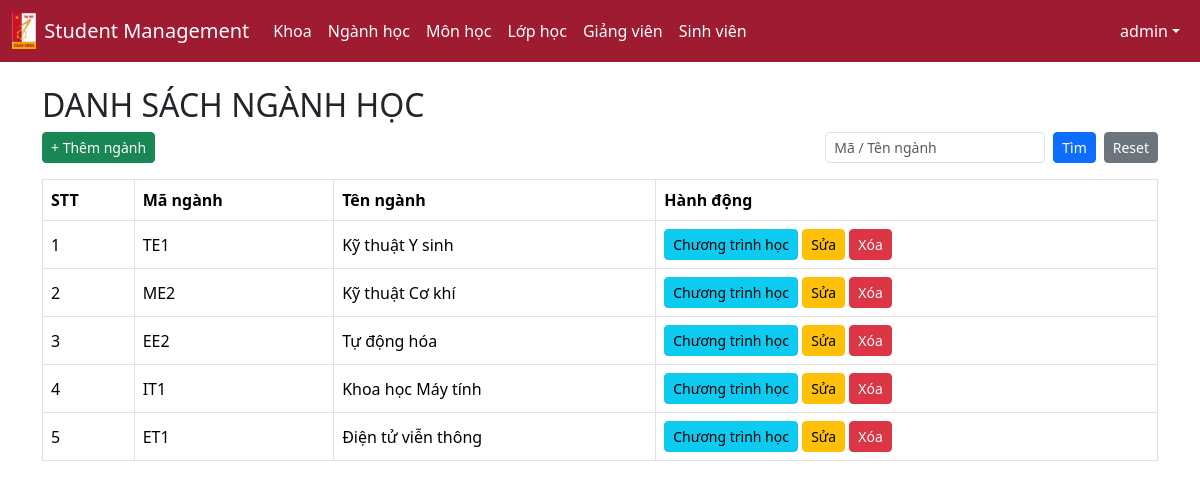
The page /student_management/majors/index.php (signed in) on the database its author committed.
### tables this page shows
CREATE TABLE `majors` (
  `id` int(11) NOT NULL,
  `code` varchar(20) NOT NULL,
  `name` varchar(255) NOT NULL
);

### student_management/majors/index.php (the view, shortened to what this page needs)
<?php
require "../config/db.php";
$keyword = $_GET['keyword'] ?? '';
$sql = "SELECT * FROM majors WHERE 1";
$params = [];
$sql .= " ORDER BY id DESC";
$stmt = $conn->prepare($sql);
$stmt->execute($params);
$majors = $stmt->fetchAll(PDO::FETCH_ASSOC);
?>
<!DOCTYPE html>
<html lang="vi">
<head>
<link href="https://cdn.jsdelivr.net/npm/bootstrap@5.3.2/dist/css/bootstrap.min.css" rel="stylesheet">
</head>
<body>
<?php include "../includes/navbar.php"; ?>
<div class="container mt-4">
<h2>DANH SÁCH NGÀNH HỌC</h2>
<div class="d-flex justify-content-between align-items-center mb-3">
<?php if (isset($_SESSION['role']) && in_array($_SESSION['role'], ['admin', 'staff'])): ?>
<button class="btn btn-success btn-sm" data-bs-toggle="modal" data-bs-target="#addMajorModal">
+ Thêm ngành
</button>
<?php endif; ?>
<form class="d-flex gap-2" method="get">
<input class="form-control form-control-sm"
       name="keyword"
       placeholder="Mã / Tên ngành"
       value="<?= htmlspecialchars($keyword) ?>">
<button class="btn btn-primary btn-sm">Tìm</button>
<a href="index.php" class="btn btn-secondary btn-sm">Reset</a>
</form>
</div>
<table class="table table-bordered table-hover align-middle">
<thead>
<tr>
<th>STT</th>
<th>Mã ngành</th>
<th>Tên ngành</th>
<th>Hành động</th>
</tr>
</thead>
<tbody>
<?php if (!$majors): ?>
<tr>
<td colspan="4" class="text-center text-muted">Chưa có ngành học</td>
</tr>
<?php else: $stt = 1; foreach ($majors as $m): ?>
<tr>
<td><?= $stt++ ?></td>
<td><?= htmlspecialchars($m['code']) ?></td>
<td><?= htmlspecialchars($m['name']) ?></td>
<?php if (isset($_SESSION['role']) && in_array($_SESSION['role'], ['admin', 'staff'])): ?>
<td>
<a href="view.php?id=<?= $m['id'] ?>" class="btn btn-info btn-sm">
  Chương trình học
</a>
<button class="btn btn-warning btn-sm editBtn"
data-id="<?= $m['id'] ?>"
data-code="<?= htmlspecialchars($m['code']) ?>"
data-name="<?= htmlspecialchars($m['name']) ?>"
data-bs-toggle="modal"
data-bs-target="#editMajorModal">
Sửa
</button>
<a href="delete.php?id=<?= $m['id'] ?>"
class="btn btn-danger btn-sm"
onclick="return confirm('Xóa ngành này?')">
Xóa
</a>
</td>
<?php endif; ?>
</tr>
<?php endforeach; endif; ?>
</tbody>
</table>
</div>
</body>
</html>

### rows shown on the page
majors: code "TE1", name "Kỹ thuật Y sinh"
majors: code "ME2", name "Kỹ thuật Cơ khí"
majors: code "EE2", name "Tự động hóa"
majors: code "IT1", name "Khoa học Máy tính"
majors: code "ET1", name "Điện tử viễn thông"

### other values the page prints
$_SESSION['full_name'] "admin"
